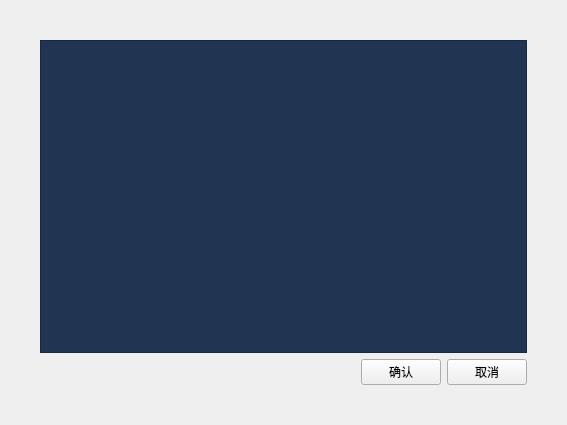
<?xml version="1.0" encoding="UTF-8"?>
<ui version="4.0">
 <class>lyDialog</class>
 <widget class="QWidget" name="lyDialog">
  <property name="geometry">
   <rect>
    <x>0</x>
    <y>0</y>
    <width>567</width>
    <height>425</height>
   </rect>
  </property>
  <property name="windowTitle">
   <string>lyDialog</string>
  </property>
  <layout class="QVBoxLayout" name="verticalLayout">
   <property name="leftMargin">
    <number>40</number>
   </property>
   <property name="topMargin">
    <number>40</number>
   </property>
   <property name="rightMargin">
    <number>40</number>
   </property>
   <property name="bottomMargin">
    <number>40</number>
   </property>
   <item>
    <widget class="QTableView" name="tableView">
     <property name="styleSheet">
      <string notr="true">QTableView
{
	background:rgb(33, 53, 82);
	color : rgb(255, 255, 255);
}

QTableView QHeaderView::section
{
	background:qlineargradient(x1:0, y1:0, x2:0, y2:1,stop:0 rgb(255, 255, 255),stop:0.5 rgb(47, 129, 197),stop:1 rgb(58, 141, 222));
	border: 0px solid rgb(0, 0, 0);
	color : rgb(255, 255, 255);
	font-size: 18px;
	padding:5px;
}</string>
     </property>
    </widget>
   </item>
   <item>
    <layout class="QHBoxLayout" name="horizontalLayout">
     <item>
      <spacer name="horizontalSpacer">
       <property name="orientation">
        <enum>Qt::Horizontal</enum>
       </property>
       <property name="sizeHint" stdset="0">
        <size>
         <width>40</width>
         <height>20</height>
        </size>
       </property>
      </spacer>
     </item>
     <item>
      <widget class="QPushButton" name="confirmBtn">
       <property name="text">
        <string>确认</string>
       </property>
      </widget>
     </item>
     <item>
      <widget class="QPushButton" name="cancleBtn">
       <property name="text">
        <string>取消</string>
       </property>
      </widget>
     </item>
    </layout>
   </item>
  </layout>
 </widget>
 <layoutdefault spacing="6" margin="11"/>
 <resources/>
 <connections/>
</ui>
